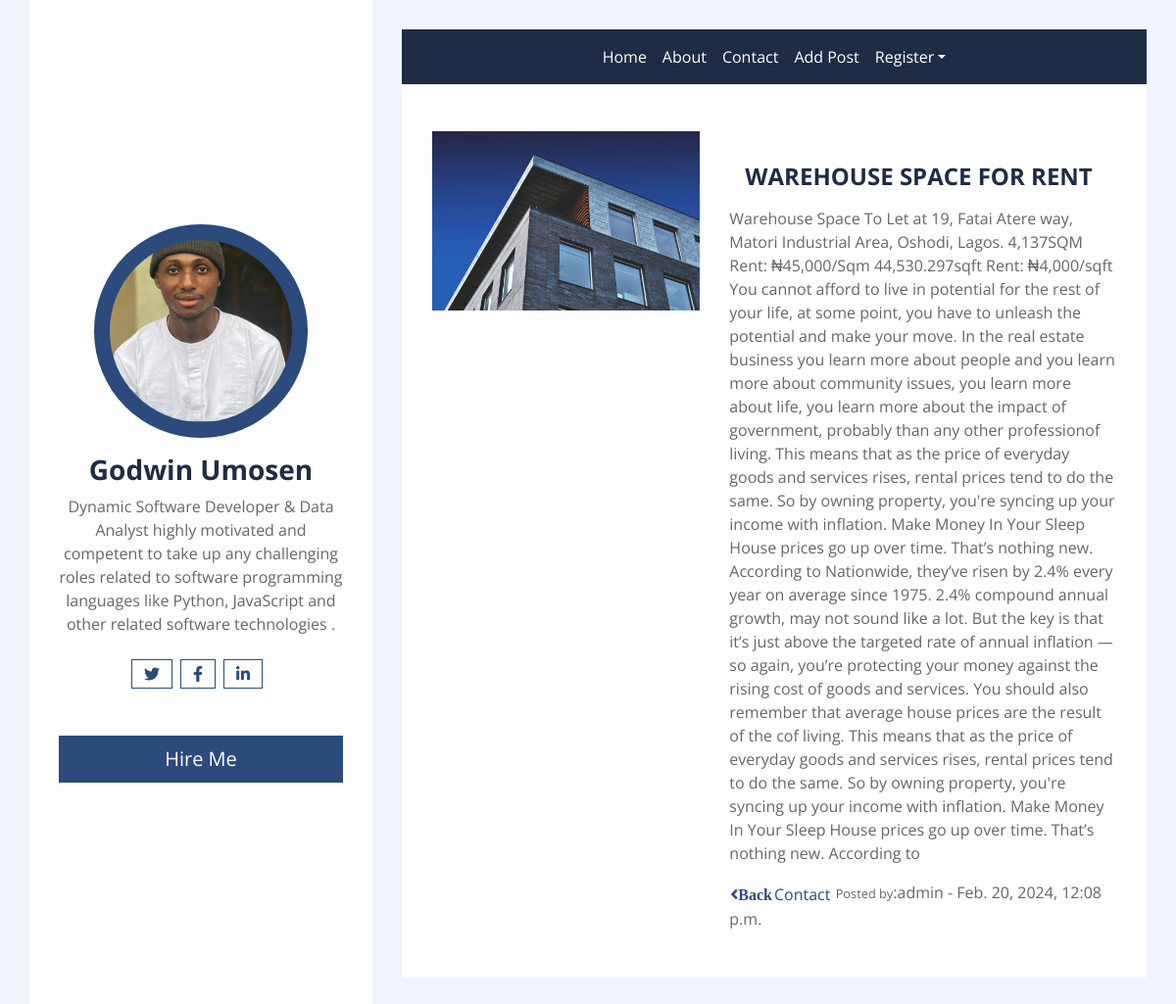
/second_detail/1/, run on the app's committed database.
### blog/models.py (models this page shows, shortened)
class SecondBlogMode  (models.Model):
    title = models.CharField(max_length=250)
    content = models.TextField()
    img = models.ImageField(upload_to='images2/')
    user = models.ForeignKey(User, on_delete=models.CASCADE)
    pub_date = models.DateTimeField(auto_now_add=True)
    class Meta :
        ordering = ['-pub_date',]
    @property
    def image_url(self):
        if self.img and hasattr(self.img, 'url'):
            return self.img.url

### blog/views.py (the view)
# urls.py: path('second_detail/<int:pk>/', views.second_detail_view, name='detail_second'),
def second_detail_view(request, pk):
    object = get_object_or_404(SecondBlogMode, pk=pk)
    return render(request, 'detail_secondblog.html', {'detail_second': object})

### templates/detail_secondblog.html
{% extends 'base.html' %}
{% load static %}
{% block content%}
                <div class="container bg-white pt-5">
                    <div class="row blog-item px-3 pb-5">
                        <div class="col-md-5">
                            <img class="img-fluid mb-4 mb-md-0" src="{{ detail_second.image_url|default_if_none:'#' }}" alt="Image">
                        </div>
                        <div class="col-md-7">
                            <h4 class="mt-md-4 px-md-3 mb-2 py-2 bg-white font-weight-bold">{{ detail_second.title }}</h4>
                            <p>{{ detail_second.content|truncatechars:5000 }}</p>
                             <a class="btn btn-link p-0" href="{% url 'index' %}"><i class="fa fa-angle-left">Back </i>
                                <a class="btn btn-link p-0" href="{% url 'author_info' %}">Contact </i></a>
                            </a> <small>Posted by</small>:{{detail_second.user}}  - {{detail_second.pub_date}}
                        </div>
                    </div>
                {% endblock %}

### data on the page
SecondBlogMode: image_url (picture), title "WAREHOUSE SPACE FOR RENT", content "Warehouse Space To Let at 19, Fatai Atere way, Matori Industrial Area, Oshodi, Lagos. 4,137SQM Rent: ₦45,000/Sqm 44,530.297sqft Rent: ₦4,000/sqft You cannot afford to live in potential for the rest of your life, at some point, you have to unleash the potential and make your move. In the real estate business you learn more about people and you learn more about community issues, you learn more about life, you learn more about the impact of government, probably than any other professionof living. This means that as the price of everyday goods and services rises, rental prices tend to do the same. So by owning property, you're syncing up your income with inflation. Make Money In Your Sleep…", user "admin", pub_date "Feb. 20, 2024, 12:08 p.m."
